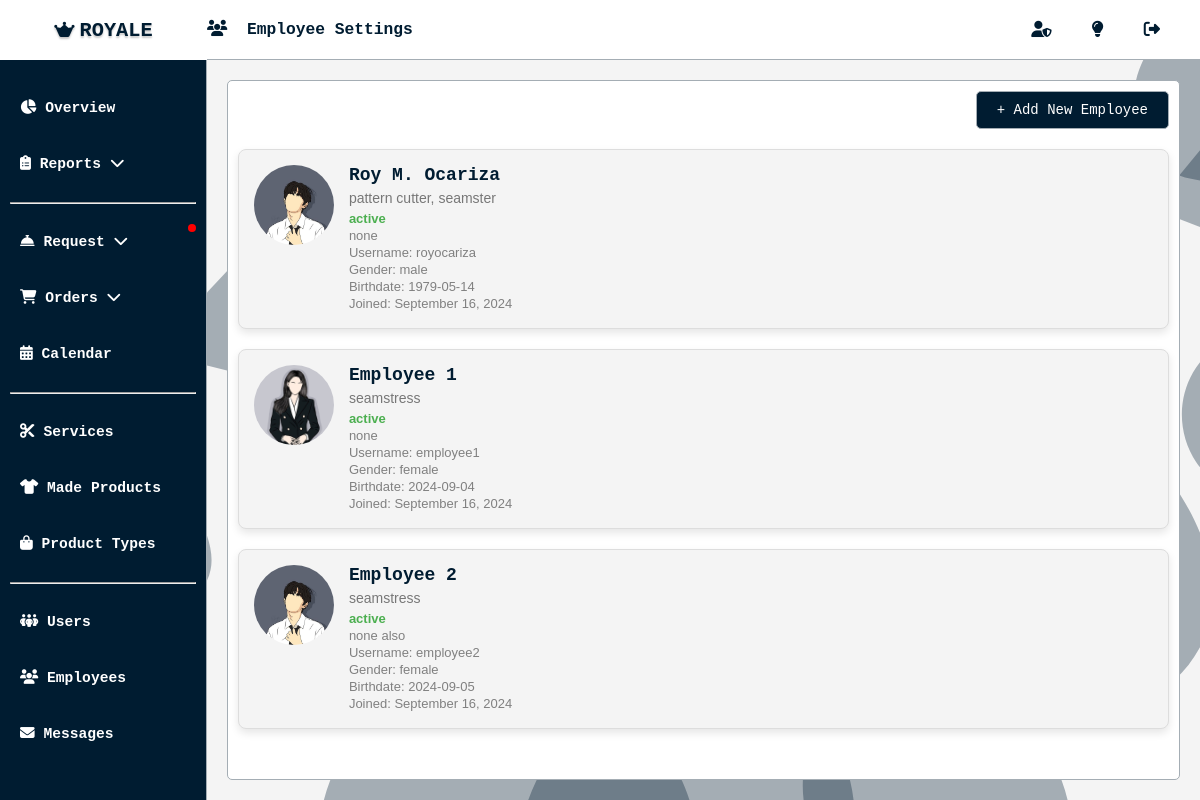
/admin/employee_settings.php (signed in), run on the app's committed database.
### tables this page shows
CREATE TABLE `employee_tbl` (
  `employee_id` int(11) NOT NULL,
  `employee_status` varchar(255) NOT NULL,
  `employee_username` varchar(255) NOT NULL,
  `employee_password` text NOT NULL,
  `employee_name` varchar(255) NOT NULL,
  `employee_gender` varchar(255) NOT NULL,
  `employee_birthdate` date NOT NULL,
  `employee_position` varchar(255) NOT NULL,
  `employee_bio` text NOT NULL,
  `employee_photo` varchar(255) NOT NULL,
  `datetime_created` datetime NOT NULL
);

### admin/employee_settings.php (the view, shortened to what this page needs)
<?php
require 'dbconnect.php';
?>
<!DOCTYPE html>
<html lang="en">
<head>
    <?php include 'important.php'; ?>
    <link rel="stylesheet" href="css/main.css?v=<?php echo time(); ?>">
    <link rel="stylesheet" href="css/all_dashboard.css?v=<?php echo time(); ?>">
</head>
<body class="<?php echo isset($_SESSION['admin_id']) ? 'admin-mode' : ''; ?>">
    <div class="overall-container">
        <?php
        include 'sidenav.php';
        ?>
        <main>
            <div class="header-container">
                <div class="header-label-container">
                    <i class="fa-solid fa-users"></i>
                    <label for="">Employee Settings</label>
                </div>
                <?php
                include 'header_icons_container.php';
                ?>
            </div>
            <div class="content-container">
                <div class="content">
                    <div class="add-employee-container">
                        <button class="add-employee-btn" id="addEmployeeBtn">+ Add New Employee</button>
                    </div>
                    <?php
                    $query = "SELECT * FROM `employee_tbl`";
                    $result = $conn->query($query);
                    if ($result->num_rows > 0) {
                        while ($row = $result->fetch_assoc()) {
                    ?>
                            <div class="employee-card" data-employee-id="<?php echo $row['employee_id']; ?>" data-employee-password="<?php echo htmlspecialchars($row['employee_password']); ?>">
                                <img src="<?php echo $row['employee_photo']; ?>" alt="Employee Photo" class="employee-photo">
                                <div class="employee-info">
                                    <h3 class="employee-name" style="color:var(--text-color)"><?php echo htmlspecialchars($row['employee_name']); ?></h3>
                                    <p class="employee-position"><?php echo htmlspecialchars($row['employee_position']); ?></p>
                                    <p class="employee-status"><?php echo htmlspecialchars($row['employee_status']); ?></p>
                                    <p class="employee-bio"><?php echo htmlspecialchars($row['employee_bio']); ?></p>
                                    <p class="employee-username">Username: <?php echo htmlspecialchars($row['employee_username']); ?></p>
                                    <p class="employee-gender">Gender: <?php echo htmlspecialchars($row['employee_gender']); ?></p>
                                    <p class="employee-birthdate">Birthdate: <?php echo htmlspecialchars($row['employee_birthdate']); ?></p>
                                    <p class="employee-date">Joined: <?php echo date("F j, Y", strtotime($row['datetime_created'])); ?></p>
                                </div>
                            </div>
                    <?php
                        }
                    } else {
                        echo "<p>No employees found.</p>";
                    }
                    ?>
                </div>
            </div>
    </div>
</body>
</html>

### admin/css/main.css (style rules this page uses)
* { margin: 0; padding: 0; box-sizing: border-box; font-family: monospace; }
html { scroll-behavior: smooth; }
:root { --thumb-hover: #c5c5c5; font-size: 62.5%; --pure-white: white; --first-bgcolor: white; --second-bgcolor: #F4F4F4; --text-color: #001C31; --text-color2: gray; --text-shadow: rgb(200, 200, 200); --border-color: #001C31; --hover-color: #2326452f; --box-shadow: #A4ADB4; --box-shadow-hover: rgb(221, 221, 221); --padding-color: #F4F4F4; --search-hover: #474866; --shopnow-bg: #001C31; --return-bg: #414141; --button-bg: #001C31; --button-bg2: rgba(0, 43, 76, 0.637); --text-bg: #001C31; --hover-button: #004274; --cancel-color: #dc3545; }
button { cursor: pointer; }
p { font-family: 'Anton', Arial, sans-serif; }

### admin/css/all_dashboard.css (style rules this page uses)
body { position: relative; width: 100%; height: 100%; background-color: var(--first-bgcolor); }
.overall-container { display: flex; flex-direction: row; justify-content: space-between; }
.overall-container main { width: 100%; height: 100%; display: flex; flex-direction: column; }
main .header-container { display: flex; justify-content: space-between; align-items: center; height: 60px; padding: 0px; background-color: var(--first-bgcolor); z-index: 10; border-bottom: 1px solid var(--box-shadow); }
.header-container .header-label-container { font-size: 2rem; color: var(--text-color); font-weight: bold; }
.header-container .header-label-container i { margin-right: 10px; }
body main .content-container { width: 100%; height: calc(100vh - 60px); background-image: url(../../system_images/home-light.svg); background-size: cover; background-repeat: no-repeat; background-position: center; padding: 20px; }
.content-container .content { width: 100%; height: 100%; background-color: var(--first-bgcolor); border-radius: 5px; border: 1px solid var(--box-shadow); display: flex; flex-direction: column; padding: 10px; }

### admin/employee_settings.php (style rules this page uses)
.content { overflow: scroll; }
.add-employee-container { text-align: right; margin-bottom: 20px; }
.add-employee-btn { background-color: #001C31; color: #fff; padding: 10px 20px; border: none; border-radius: 5px; cursor: pointer; font-size: 14px; transition: background-color 0.3s; border: 1px solid var(--box-shadow); }
.employee-card { display: flex; align-items: flex-start; border: 1px solid #ddd; border-radius: 8px; padding: 15px; margin-bottom: 20px; background-color: var(--second-bgcolor); box-shadow: 0 4px 8px rgba(0, 0, 0, 0.1); transition: transform 0.2s; }
.employee-photo { width: 80px; height: 80px; border-radius: 50%; margin-right: 15px; object-fit: cover; }
.employee-info { flex: 1; }
.employee-name { font-size: 18px; font-weight: bold; margin: 0; color: #333; }
.employee-position { font-size: 14px; color: #777; margin: 5px 0; }
.employee-status { font-size: 13px; color: #4CAF50; font-weight: bold; }
.employee-bio, .employee-username, .employee-gender, .employee-birthdate, .employee-date { font-size: 13px; color: gray; margin: 2px 0; }

### data on the page
employee_tbl: employee_photo (picture), employee_name "Roy M. Ocariza", employee_position "pattern cutter, seamster", employee_status "active", employee_bio "none", employee_username "royocariza", employee_gender "male", employee_birthdate "1979-05-14", datetime_created "September 16, 2024"
employee_tbl: employee_photo (picture), employee_name "Employee 1", employee_position "seamstress", employee_status "active", employee_bio "none", employee_username "employee1", employee_gender "female", employee_birthdate "2024-09-04", datetime_created "September 16, 2024"
employee_tbl: employee_photo (picture), employee_name "Employee 2", employee_position "seamstress", employee_status "active", employee_bio "none also", employee_username "employee2", employee_gender "female", employee_birthdate "2024-09-05", datetime_created "September 16, 2024"
